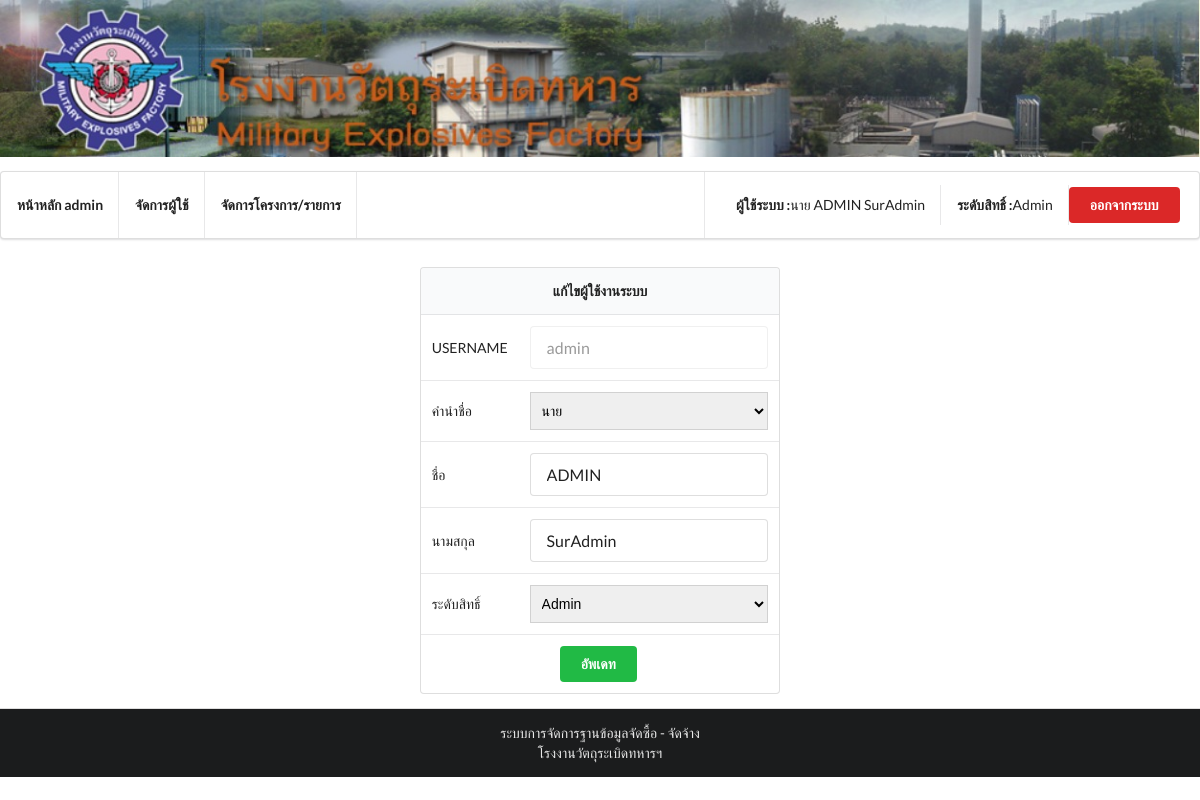
The app's page /user_edit.php?id=admin (signed in) with its own data.
### tables this page shows
CREATE TABLE `users` (
  `user_id` varchar(20) NOT NULL,
  `user_password` varchar(50) NOT NULL,
  `titlename_id` int(11) NOT NULL,
  `user_name` varchar(50) NOT NULL,
  `user_surname` varchar(50) NOT NULL,
  `permission_id` int(11) DEFAULT NULL
);

### user_edit.php (the view, shortened to what this page needs)
<!DOCTYPE html>
<html lang="en">
<head>
    <?php include_once 'inc.php' ?>
    <?php
        $select_titlename = getTitlename($conn);
        $permis = getPermission($conn);
        $id = $_GET['id'];
        $userdata = preuserdata($conn, $id);
    ?>
</head>
<body>
    <div class="pusher">
        <?php
            include_once "./layout/header.php";
        ?>
        <div class="ui vertical stripe segment">
            <div class="ui container">
                <div align="center">
                    <form name="myForm" action="" onsubmit="return validateEditForm()" method="post">
                        <table class="ui collapsing table">
                        <thead>
                            <tr>
                                <th colspan="3">
                                    <div align="center">  แก้ไขผู้ใช้งานระบบ </div>
                                </th>
                            </tr>
                        </thead>
                        <tbody>
                            <tr>
                                <td class="collapsing">USERNAME</td>
                                <td colspan="2" class="center aligned collapsing">
                                    <div class="ui large icon input">
                                        <input type="text" name="userid" id="userid" value="<?php echo $userdata['user_id'] ?>" disabled>
                                    </div>
                                </td>
                            </tr>
                            <tr>
                                <td class="collapsing">คำนำชื่อ</td>
                                <td colspan="2" class="center aligned collapsing">
                                    <div class="field">
                                        <select class="ui fluid search dropdown" name="titlename" id="titlename">
                                            <?php
                                                foreach ($select_titlename as $titlename) {
                                                    if($titlename['titlename_id'] == $userdata['titlename_id'] ){
                                                        echo "<option value='{$titlename['titlename_id']}' selected>
                                                                {$titlename['titlename_title']}
                                                              </option>";
                                                    } else {
                                                        echo "<option value='{$titlename['titlename_id']}'>
                                                                {$titlename['titlename_title']}
                                                              </option>";
                                                    }
                                                }
                                            ?>
                                        </select>
                                    </div>
                                </td>
                            </tr>
                            <tr>
                                <td class="collapsing">ชื่อ</td>
                                <td colspan="2" class="center aligned collapsing">
                                    <div class="ui large icon input">
                                        <input type="text" name="username" id="username"
                                               Required placeholder="กรอกชื่อ..."
                                               value="<?php echo $userdata['user_name']; ?>"
                                        ">
                                    </div>
                                </td>
                            </tr>
                            <tr>
                                <td class="collapsing">นามสกุล</td>
                                <td colspan="2" class="center aligned collapsing">
                                    <div class="ui large icon input">
                                        <input type="text" name="surname" id="surname"
                                               Required placeholder="กรอกนามสกุล..."
                                               value="<?php echo $userdata['user_surname']; ?>"
                                        ">
                                    </div>
                                </td>
                            </tr>
                            <tr>
                                <td class="collapsing">ระดับสิทธิ์</td>
                                <td colspan="2" class="center aligned collapsing">
                                    <div class="field">
                                        <select class="ui fluid search dropdown" name="permis" id="permis">
                                            <?php
                                                foreach($permis as $permi ) {
                                                    if($permi['permission_id'] == $userdata['permission_id']) {
                                                        echo "<option value='{$permi['permission_id']}'selected>
                                                                {$permi['permission_title']}
                                                              </option>";
                                                    } else {
                                                        echo "<option value='{$permi['permission_id']}' >
                                                                {$permi['permission_title']}
                                                              </option>";
                                                    }
                                                }
                                            ?>
                                        </select>
                                    </div>
                                </td>
                            </tr>
                            <tr>
                                <td colspan="3" class="center aligned collapsing">
                                    <input class="ui button green" type="submit" name="submit" id="submit" value="อัพเดท">
                                </td>
                            </tr>
                        </tbody>
                    </table>
                    </form>
                </div>
            </div>
        </div>
        <?php
            include_once "./layout/foot.php";
        ?>
    </div>
</body>
</html>

### records on screen
users: userid "admin", username "ADMIN", surname "SurAdmin"

### other values on screen
$_SESSION['titlename'] "นาย"
$_SESSION['user_name'] "ADMIN"
$_SESSION['user_surname'] "SurAdmin"
$_SESSION['permission_title'] "Admin"
form field titlename "นาย"
form field permis "Admin"
